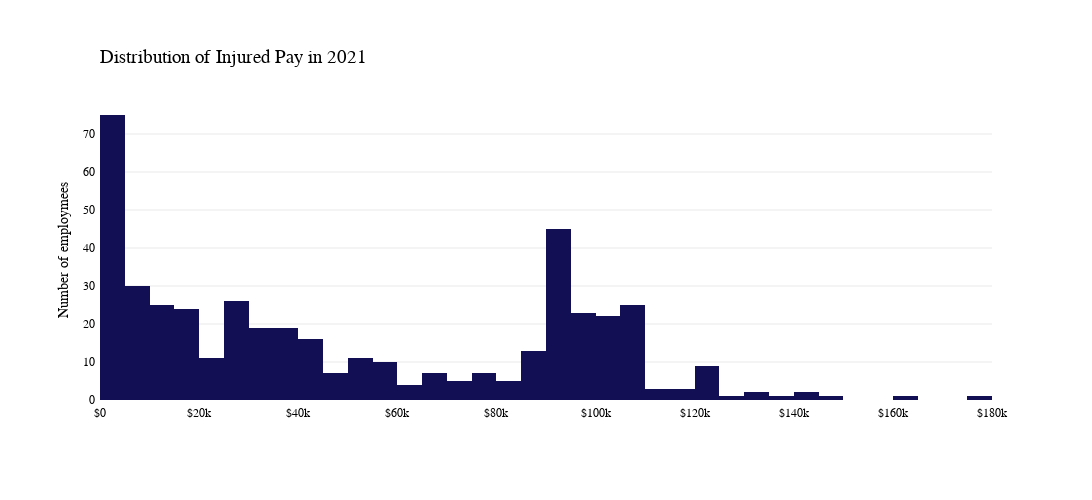

The cell this chart's notebook holds for it:
### Code cell
# use plotly to do the thing in above cell
import plotly.express as px
# change the color of bars to #0055aa

fig.update_traces(marker_color='#0055aa')

#Remove negative values
df = df.drop(df.index[df['INJURED'] < 0])

# make the background transparent in white
fig.update_layout(plot_bgcolor='rgba(0,0,0,0)')
fig = px.histogram(df, x="INJURED", nbins=50, title='<b>Distribution of Injured Pay</b>', color_discrete_sequence=['#130F54'])
fig.update_layout(font_family="GT America Bold")
# change the frount of thing other than title to GT-America-Standard-regular
fig.update_xaxes(showgrid=False, gridwidth=0.5, gridcolor='LightGray')
# add the kde line

fig.update_yaxes(title_text='Number of employmees')
fig.update_yaxes(showgrid=True, gridwidth=0.5, gridcolor='LightGray')

# Font & other aesthetic stuff
fig.update_layout(
    plot_bgcolor='rgba(0,0,0,0)',
    font_family="GT America",
    font_color="black",
    xaxis_title=None,
    xaxis_tickprefix = '$',
    height=500,
    width=1100,
    margin=dict(
        l=100,
        r=100,
        b=100,
        t=100,
        pad=4
    )
    
)

# Customize title
fig.update_layout(
    title=go.layout.Title(
        text="Distribution of Injured Pay in 2022",
        xref="paper",
        x=0,
        y=0.9,
        font_family="GT America Bold",
        font_size=19
    )
)

fig.show()

### Figure 1 — Plotly figure (JSON) as saved in the notebook; plotly's stock layout.template omitted (floating-point values rounded to 4 significant figures; data arrays with more than 128 entries replaced by an {"elided": "..."} marker saying what was removed)
{"data": [{"alignmentgroup": "True", "bingroup": "x", "hovertemplate": "INJURED=%{x}<br>count=%{y}<extra></extra>", "legendgroup": "", "marker": {"color": "#130F54", "pattern": {"shape": ""}}, "name": "", "nbinsx": 50, "offsetgroup": "", "orientation": "v", "showlegend": false, "type": "histogram", "x": {"elided": "3032 float values"}, "xaxis": "x", "yaxis": "y"}], "layout": {"barmode": "relative", "font": {"color": "black", "family": "GT America"}, "height": 500, "legend": {"tracegroupgap": 0}, "margin": {"b": 100, "l": 100, "pad": 4, "r": 100, "t": 100}, "plot_bgcolor": "rgba(0,0,0,0)", "title": {"font": {"family": "GT America Bold", "size": 19}, "text": "Distribution of Injured Pay in 2021", "x": 0, "xref": "paper", "y": 0.9}, "width": 1100, "xaxis": {"anchor": "y", "domain": [0, 1], "gridcolor": "LightGray", "gridwidth": 0.5, "showgrid": false, "tickprefix": "$", "title": {}}, "yaxis": {"anchor": "x", "domain": [0, 1], "gridcolor": "LightGray", "gridwidth": 0.5, "showgrid": true, "title": {"text": "Number of employmees"}}}}
